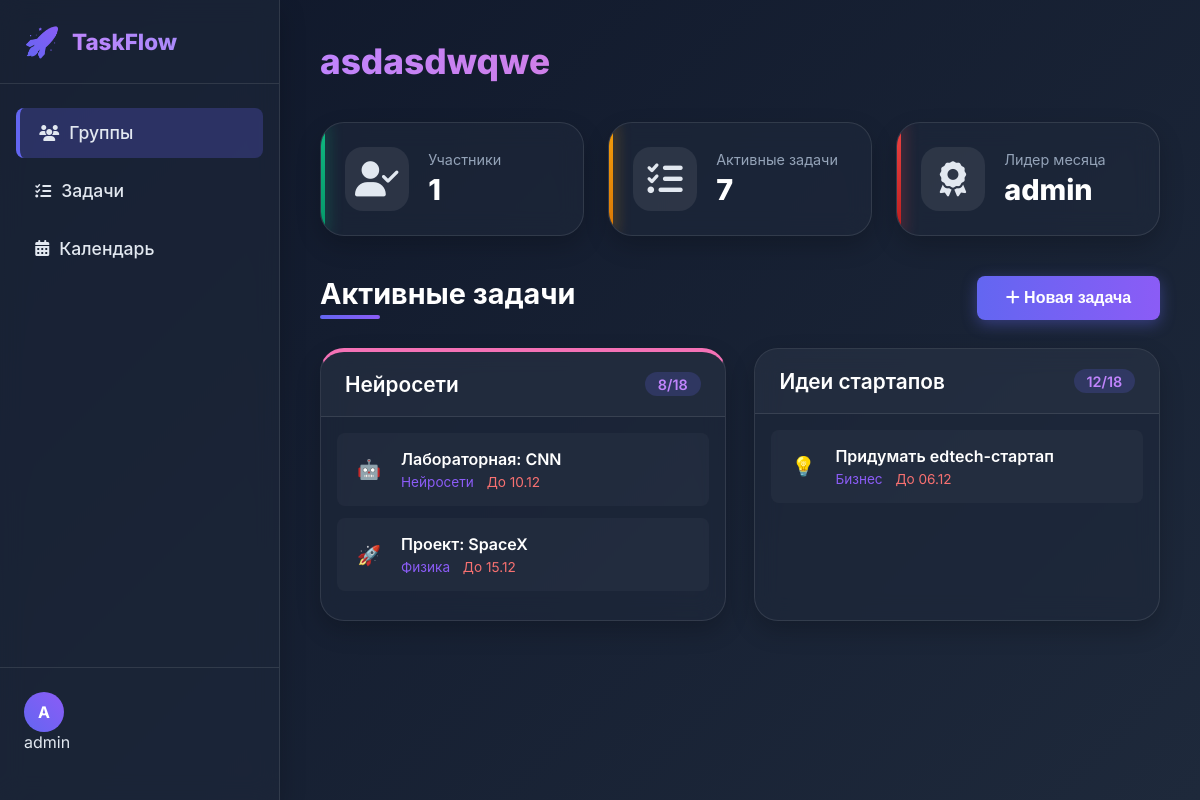
The app's page /group/11/ (signed in), older data.
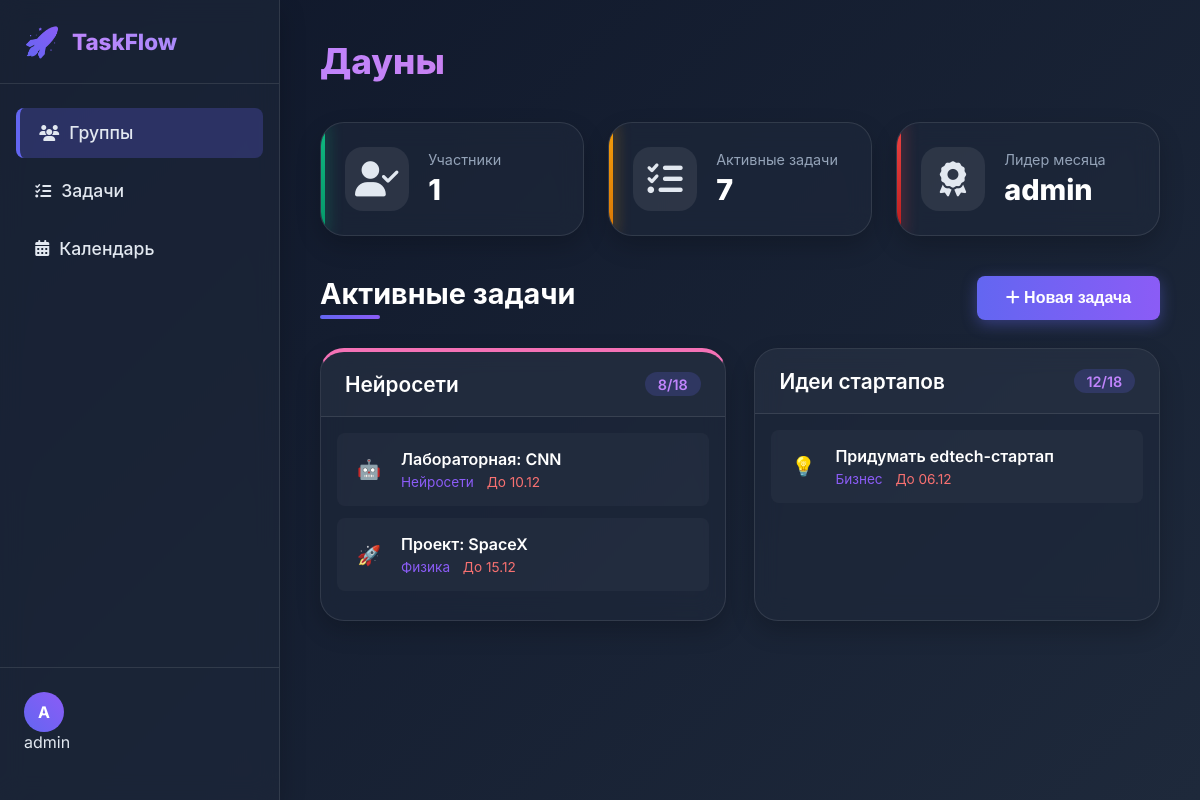
The same page, newer data.
### tasks/models.py (models this page shows, shortened)
class ClassGroup(models.Model):
    name = models.CharField(max_length=10)
    members = models.ManyToManyField(User, related_name="class_groups")
    created_at = models.DateTimeField(auto_now_add=True)

### tasks/views.py (the view)
# urls.py: path('group/<int:group_id>/', task_views.group_detail, name='group_detail'),
@login_required
def group_detail(request, group_id):
    group = get_object_or_404(ClassGroup, id=group_id)
    user_tasks = UserTask.objects.filter(user=request.user, task__group=group).order_by('task__deadline')
    members = group.members.all()
    leaderboard = UserStats.objects.filter(user__in=members).order_by('-total_points')
    context = {
        'group': group,
        'tasks': user_tasks,
        'members': members,
        'leaderboard': leaderboard,
    }
    return render(request, 'tasks/group_detail.html', context)

### tasks/templates/tasks/group_detail.html (shortened to what the changed rows need)
{% extends "base.html" %}
{% load static %}
{% block head %}
  <link rel="stylesheet" href="{% static 'css/group_detail.css' %}">
  <link rel="stylesheet" href="https://cdnjs.cloudflare.com/ajax/libs/font-awesome/6.4.0/css/all.min.css">
{% endblock %}
{% block content %}
<div class="dashboard">
    <main class="main-content">
        <div class="page-header">
            <h1>{{ group.name }}</h1>
        </div>
        <div class="stats-grid">
            <div class="stat-card neon-success">
                <div class="stat-details">
                    <span class="stat-label">Участники</span>
                    <span class="stat-value">{{ group.members.count }}</span>
                </div>
            </div>
        </div>
        <div class="tasks-section">
            <div class="section-header">
                <h2>Активные задачи</h2>
            </div>
        </div>
    </main>
</div>
{% endblock %}

Row changes from the older to the newer data that the page shows:
changed ClassGroup: name "asdasdwqwe" → "Дауны"
